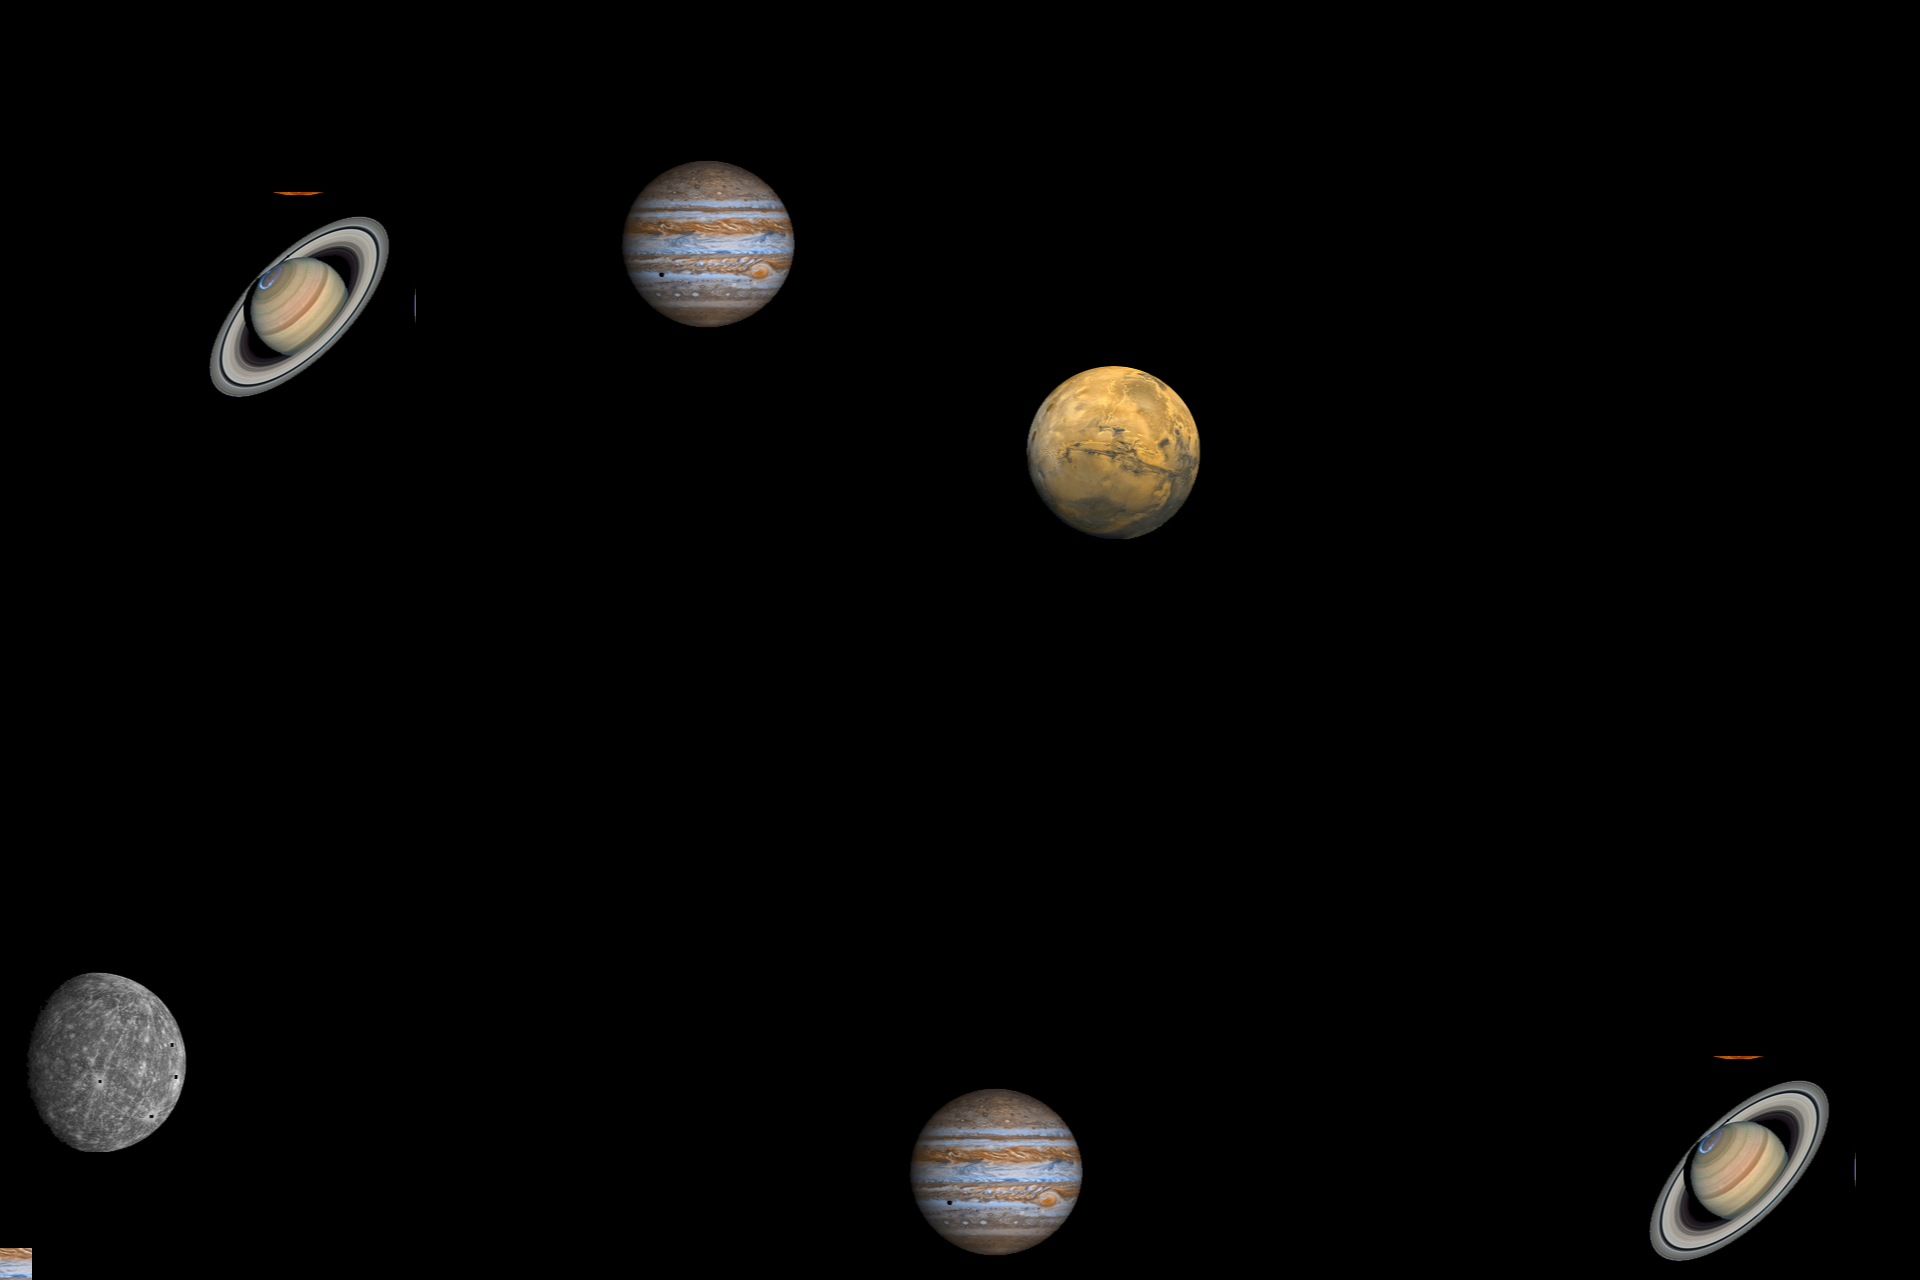

A level layout from a 2D game, rendered from its tile map. Below: a short description, then the map file with tile-grid data replaced by summaries:
An orthogonal 60x40 tile map with 32x32 px tiles, 1 tile layer (entities) and 14 objects (6x Route, 2x Planet, Station, PointLight, 35019, ...).

<map version="1.0" orientation="orthogonal" renderorder="right-down" width="60" height="40" tilewidth="32" tileheight="32" nextobjectid="119">
 <tileset firstgid="1" name="planets" tilewidth="32" tileheight="32" tilecount="325" columns="25">
  <image source="../planets.png" width="808" height="423" />
 </tileset>
 <layer name="entities" width="60" height="40">
  <data>[2400 cells, 243 non-empty, 157 distinct tile ids]</data>
 </layer>
 <objectgroup name="collision">
  <object id="21" name="Alpha Centauri" type="Planet" x="991" y="318" width="256" height="256">
   <properties>
    <property name="id" value="xy" />
   </properties>
   <ellipse />
  </object>
  <object id="22" name="Pandora" type="Planet" x="601" y="133" width="206" height="232" />
  <object id="33" name="ISS" type="Station" x="240" y="244" width="126" height="126">
   <ellipse />
  </object>
 </objectgroup>
 <objectgroup name="lights">
  <object id="25" type="PointLight" x="219" y="223" width="168" height="168">
   <properties>
    <property name="lightDistance" value="300" />
   </properties>
   <ellipse />
  </object>
 </objectgroup>
 <objectgroup name="data">
  <properties>
   <property name="startX" type="int" value="1000" />
   <property name="startY" type="int" value="1000" />
  </properties>
  <object id="38" name="Route 1" type="Route" x="318.5" y="681.5" width="43" height="43">
   <properties>
    <property name="index" type="int" value="1" />
   </properties>
   <ellipse />
  </object>
  <object id="83" name="Route 1" type="Route" x="719.833" y="610.5" width="43" height="43">
   <properties>
    <property name="index" type="int" value="2" />
   </properties>
   <ellipse />
  </object>
  <object id="84" name="Route 1" type="Route" x="1213.17" y="508.5" width="43" height="43">
   <properties>
    <property name="index" type="int" value="3" />
   </properties>
   <ellipse />
  </object>
  <object id="87" name="Route 1" type="Route" x="992.5" y="1135.83" width="43" height="43">
   <properties>
    <property name="index" type="int" value="6" />
   </properties>
   <ellipse />
  </object>
  <object id="104" name="Route 1" type="Route" x="1782.5" y="634.5" width="43" height="43">
   <properties>
    <property name="index" type="int" value="4" />
   </properties>
   <ellipse />
  </object>
  <object id="105" name="Route 1" type="Route" x="1494.5" y="1030.5" width="43" height="43">
   <properties>
    <property name="index" type="int" value="5" />
   </properties>
   <ellipse />
  </object>
  <object id="110" name="35019" x="420" y="782">
   <ellipse />
  </object>
  <object id="111" name="35020" x="452" y="608">
   <ellipse />
  </object>
  <object id="113" name="35016" x="222" y="684">
   <ellipse />
  </object>
  <object id="117" name="35015" x="995" y="21">
   <ellipse />
  </object>
 </objectgroup>
</map>
